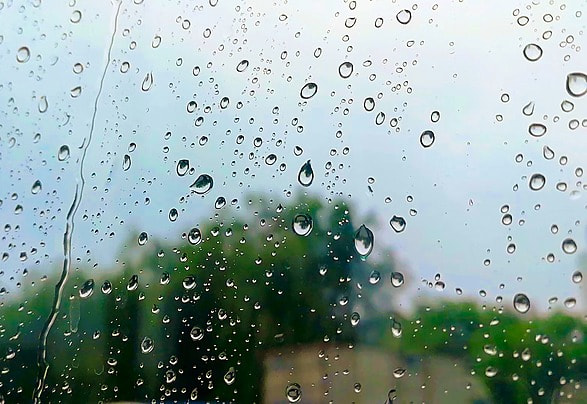
#> input picture real/rain.jpg, 587 x 404 px
$ python for_what.py
#> lines starting #> are read from the running program, lines starting #| are printed output that depends on the picture; after the words box and inside, x2 and y2 are one past the last pixel; in counts of white or black regions, pixels touching at a corner belong together
import cv2
import numpy as np

img = cv2.imread('rain.jpg')
#> img is the input picture: shape (404, 587, 3); mean B, G, R 162.2, 165.2, 144.7
fov=cv2.imread('fov.png')
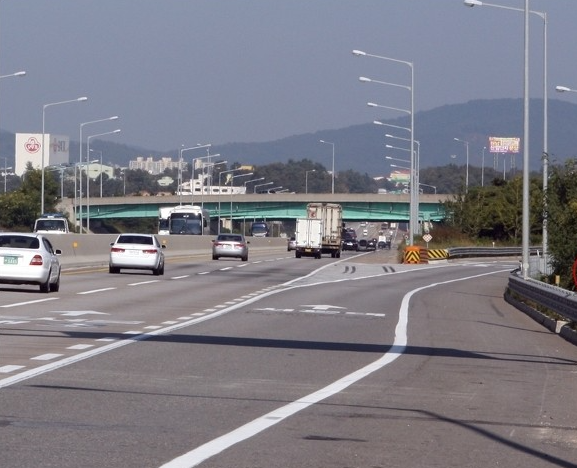
#> input picture real/fov.png, 577 x 468 px
#> fov is the input picture: shape (468, 577, 3); mean B, G, R 134.1, 125, 126.1

print(img.shape,'rain_size')
#| (404, 587, 3) rain_size

width,height=fov.shape[:2]
#> width = 468; height = 577

print(width,height)
#| 468 577
print(fov.shape,'fov.png')
#| (468, 577, 3) fov.png

# cv2.resize(img,dsize=(width,height))

print(img.shape,'rain_size')
#| (404, 587, 3) rain_size
print(fov.shape,'fov.png')
#| (468, 577, 3) fov.png

gray=cv2.imread('rain.jpg',cv2.IMREAD_GRAYSCALE)
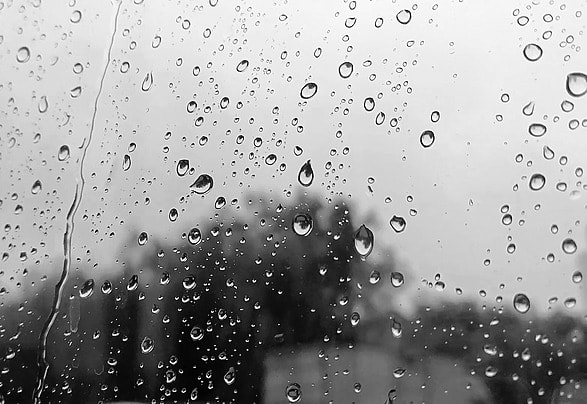
#> gray: shape (404, 587); min 0, max 255, mean 158.7
edges = cv2.Canny(gray, 100, 200)
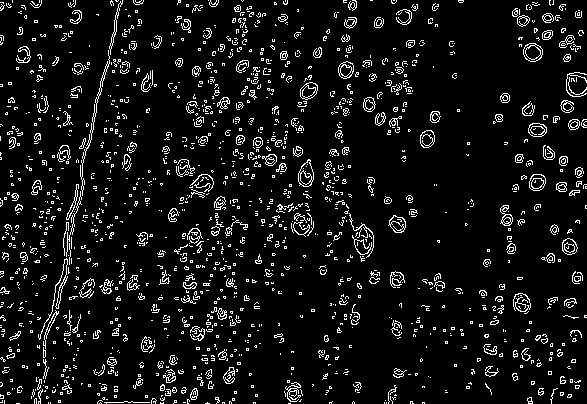
#> edges: shape (404, 587); 7.6% white in thin lines or dots
contours, hierarchy = cv2.findContours(edges, cv2.RETR_EXTERNAL, cv2.CHAIN_APPROX_SIMPLE)
#> contours = 1579 contours, 1482 with area under 20; largest, box (x1, y1, x2, y2) and area: (298, 159, 314, 187) 288, (523, 43, 543, 62) 272, (513, 293, 531, 312) 238, (300, 82, 318, 100) 219, (529, 174, 546, 191) 216
mask = np.zeros_like(img)
cv2.drawContours(mask, contours, -1, (255,255,255), thickness=-1)
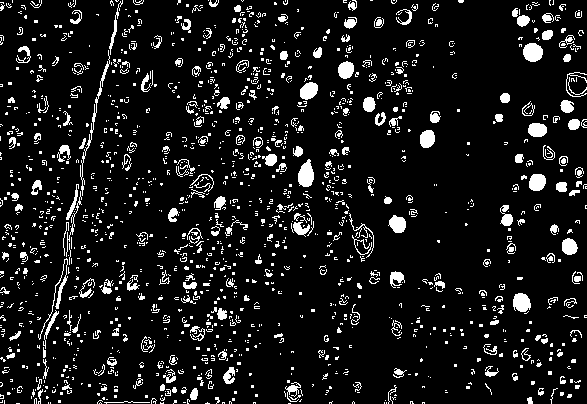
#> mask: shape (404, 587, 3); 9.5% white; 1579 white regions (1337 under 20 px), largest, box (x1, y1, x2, y2) and area: (298, 159, 314, 187) 322, (80, 50, 110, 196) 321, (523, 43, 543, 62) 301
result = cv2.bitwise_and(img, mask)
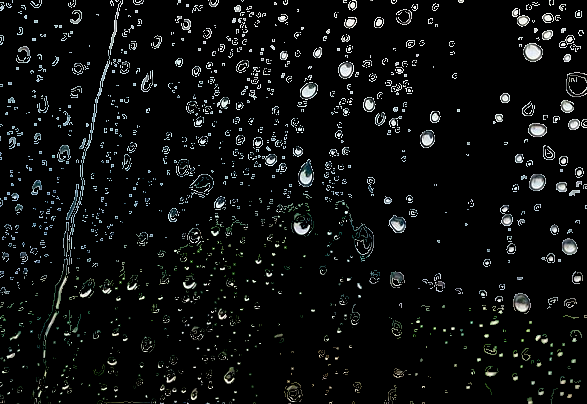
#> result: shape (404, 587, 3); mean B, G, R 14.4, 14.7, 13.4
result=np.array(result)

# final=cv2.add(fov,result)

cv2.imshow('origin',img)
cv2.imshow('result', result)
# cv2.imshow('final',final)
cv2.waitKey(0)
cv2.destroyAllWindows()
# cv2.imwrite('rain_mask.png',result)
